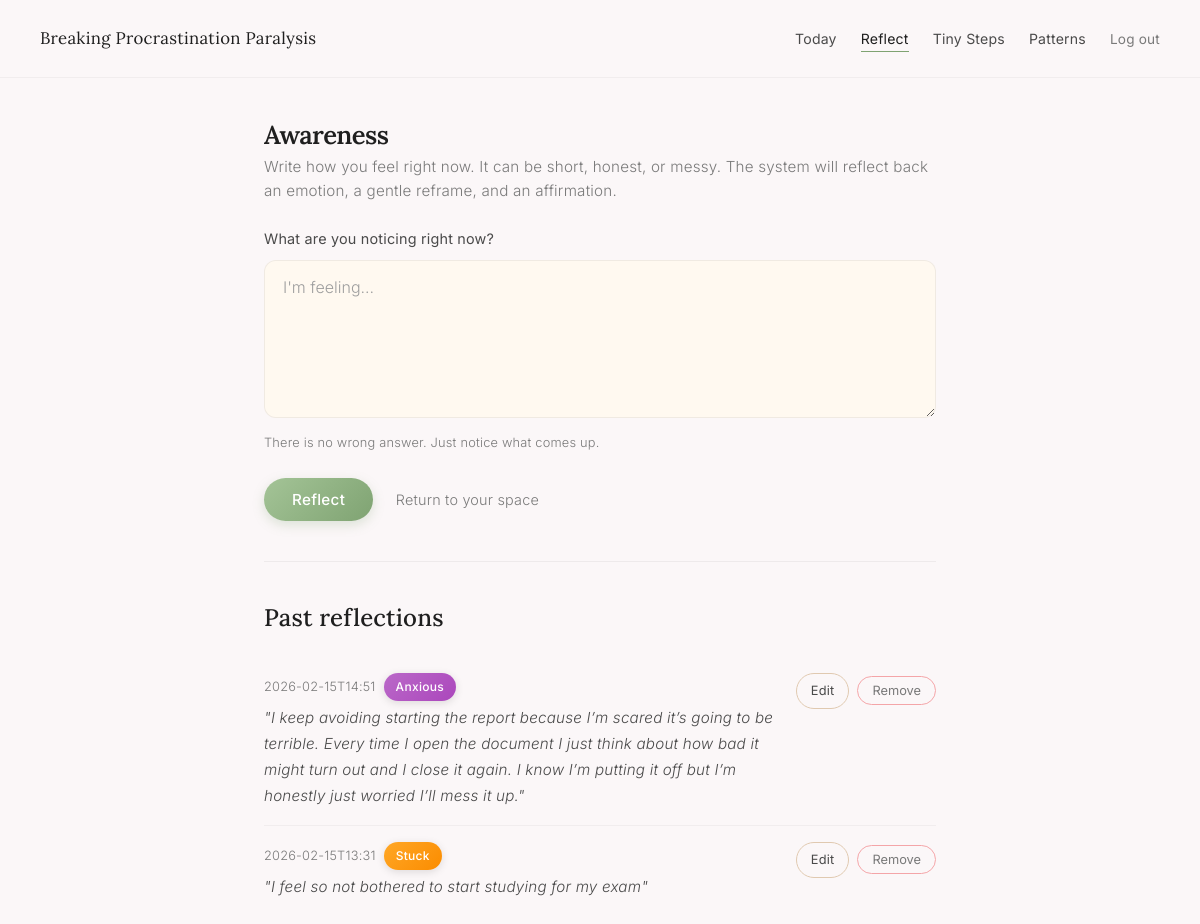
Page /journal (signed in) on the earlier database version.
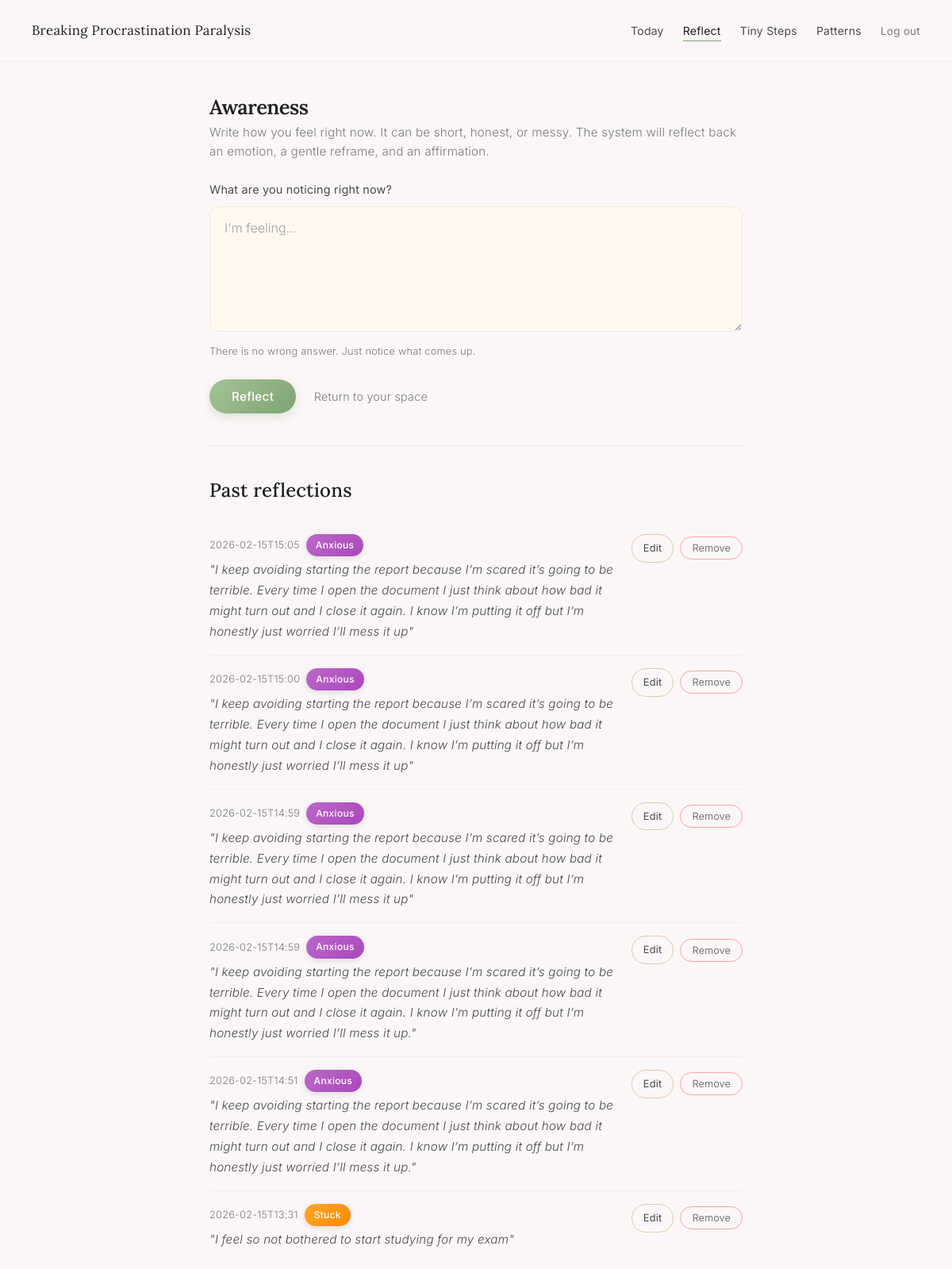
Same page on the later database version.
### tables this page shows
CREATE TABLE journal_entries (
            id INTEGER PRIMARY KEY AUTOINCREMENT,
            user_id INTEGER NOT NULL,
            entry_text TEXT NOT NULL,
            predicted_emotion TEXT NOT NULL,
            created_at TEXT NOT NULL,
            FOREIGN KEY (user_id) REFERENCES users(id)
        );

### app.py (the view, shortened to what this page needs)
@app.route("/journal", methods=["GET", "POST"])
@login_required
def journal():
    user_id = session['user_id']
    predicted_emotion = None
    reframe = None
    affirmation = None
    conn = get_db_connection()
    cur = conn.cursor()
    cur.execute(
        "SELECT id, entry_text, predicted_emotion, created_at "
        "FROM journal_entries WHERE user_id = ? ORDER BY id DESC;",
        (user_id,),
    )
    entries = cur.fetchall()
    conn.close()
    return render_template(
        "journal.html",
        predicted_emotion=predicted_emotion,
        reframe=reframe,
        affirmation=affirmation,
        entries=entries,
    )

### app.py (called while the page is built)
def get_db_connection():
    conn = sqlite3.connect(DB_PATH, timeout=3)
    conn.row_factory = sqlite3.Row
    return conn

def login_required(f):
    @wraps(f)
    def decorated_function(*args, **kwargs):
        if 'user_id' not in session:
            return redirect(url_for('landing'))
        return f(*args, **kwargs)
    return decorated_function

### templates/journal.html (shortened to what this page needs)
<!doctype html>
<html lang="en">
<head>
    <link rel="stylesheet" href="{{ url_for('static', filename='calm.css') }}">
</head>
<body>
<div class="page-wrapper">
    <nav class="page-nav">
        <a href="{{ url_for('dashboard') }}" class="nav-brand">Breaking Procrastination Paralysis</a>
        <ul class="nav-links">
            <li><a href="{{ url_for('dashboard') }}">Today</a></li>
            <li><a href="{{ url_for('journal') }}" class="active">Reflect</a></li>
            <li><a href="{{ url_for('habits') }}">Tiny Steps</a></li>
            <li><a href="{{ url_for('analytics') }}">Patterns</a></li>
            <li><a href="{{ url_for('logout') }}" class="logout-link">Log out</a></li>
        </ul>
    </nav>
    <main class="page-content">
        <div class="section-header fade-in-up">
            <h1 class="section-title">Awareness</h1>
            <p class="section-subtitle">
                Write how you feel right now. It can be short, honest, or messy.
                The system will reflect back an emotion, a gentle reframe, and an affirmation.
            </p>
        </div>
        <form method="post" class="fade-in-up">
            <div class="form-group">
                <label for="entry_text" class="form-label">What are you noticing right now?</label>
                <textarea
                    id="entry_text"
                    name="entry_text"
                    rows="5"
                    placeholder="I'm feeling..."
                ></textarea>
                <p class="form-hint">There is no wrong answer. Just notice what comes up.</p>
            </div>
            <button type="submit" class="btn-calm">Reflect</button>
            <a href="{{ url_for('dashboard') }}" class="btn-text" style="margin-left: 16px;">Return to your space</a>
        </form>
        <hr class="divider">
        <div class="section-header">
            <h2>Past reflections</h2>
        </div>
        {% if entries %}
        <ul class="entries-list stagger-children">
            {% for entry in entries %}
            <li class="entry-item">
                <div class="entry-content">
                    <div class="entry-meta">
                        <span>{{ entry["created_at"][:16] }}</span>
                        <span class="emotion-badge {{ entry['predicted_emotion'] }}">{{ entry["predicted_emotion"] }}</span>
                    </div>
                    <p class="entry-text">"{{ entry["entry_text"] }}"</p>
                </div>
                <div class="entry-actions">
                    <a href="{{ url_for('edit_journal', entry_id=entry['id']) }}" class="btn-gentle" style="padding: 6px 14px; font-size: 0.8rem;">
                        Edit
                    </a>
                    <form method="post"
                          action="{{ url_for('delete_journal', entry_id=entry['id']) }}"
                          style="display: inline;">
                        <button type="submit"
                                class="btn-danger-soft"
                                onclick="return confirm('Are you sure you want to remove this reflection?');">
                            Remove
                        </button>
                    </form>
                </div>
            </li>
            {% endfor %}
        </ul>
        {% else %}
        <p class="empty-state">
            Your first reflection will appear here when you are ready.
        </p>
        {% endif %}
    </main>
</div>
</body>
</html>

Differences in the rows shown:
added journal_entries: created_at "2026-02-15T15:05", predicted_emotion "Anxious", entry_text "I keep avoiding starting the report because I’m scared it’s going to be terrible. Every time I open the document I just think about how bad it might turn out and I close it again. I know I’m putting it off but I’m honestly just worried I’ll mess it up"
added journal_entries: created_at "2026-02-15T15:00", predicted_emotion "Anxious", entry_text "I keep avoiding starting the report because I’m scared it’s going to be terrible. Every time I open the document I just think about how bad it might turn out and I close it again. I know I’m putting it off but I’m honestly just worried I’ll mess it up"
added journal_entries: created_at "2026-02-15T14:59", predicted_emotion "Anxious", entry_text "I keep avoiding starting the report because I’m scared it’s going to be terrible. Every time I open the document I just think about how bad it might turn out and I close it again. I know I’m putting it off but I’m honestly just worried I’ll mess it up"
added journal_entries: created_at "2026-02-15T14:59", predicted_emotion "Anxious", entry_text "I keep avoiding starting the report because I’m scared it’s going to be terrible. Every time I open the document I just think about how bad it might turn out and I close it again. I know I’m putting it off but I’m honestly just worried I’ll mess it up."
